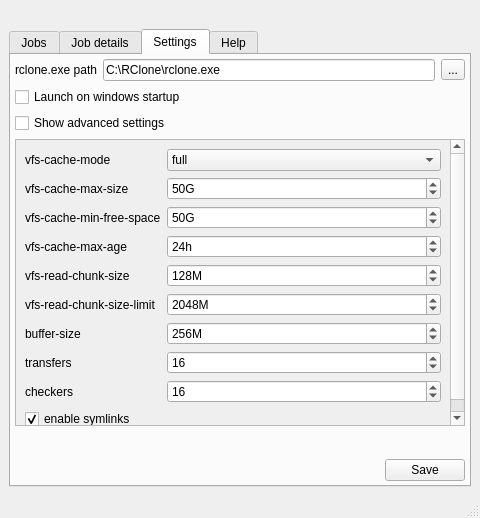
<?xml version="1.0" encoding="UTF-8"?>
<ui version="4.0">
 <class>MainWindow</class>
 <widget class="QMainWindow" name="MainWindow">
  <property name="windowModality">
   <enum>Qt::WindowModality::NonModal</enum>
  </property>
  <property name="geometry">
   <rect>
    <x>0</x>
    <y>0</y>
    <width>480</width>
    <height>518</height>
   </rect>
  </property>
  <property name="sizePolicy">
   <sizepolicy hsizetype="Fixed" vsizetype="Fixed">
    <horstretch>0</horstretch>
    <verstretch>0</verstretch>
   </sizepolicy>
  </property>
  <property name="minimumSize">
   <size>
    <width>480</width>
    <height>480</height>
   </size>
  </property>
  <property name="maximumSize">
   <size>
    <width>99999</width>
    <height>99999</height>
   </size>
  </property>
  <property name="baseSize">
   <size>
    <width>480</width>
    <height>480</height>
   </size>
  </property>
  <property name="acceptDrops">
   <bool>false</bool>
  </property>
  <property name="windowTitle">
   <string>OneClone</string>
  </property>
  <property name="windowIcon">
   <iconset resource="../resources.qrc">
    <normaloff>:/resources/favicon.svg</normaloff>:/resources/favicon.svg</iconset>
  </property>
  <property name="locale">
   <locale language="English" country="AmericanSamoa"/>
  </property>
  <property name="animated">
   <bool>true</bool>
  </property>
  <widget class="QWidget" name="centralwidget">
   <layout class="QVBoxLayout" name="verticalLayout_3">
    <item>
     <widget class="QLabel" name="logo">
      <property name="text">
       <string/>
      </property>
      <property name="pixmap">
       <pixmap resource="../resources.qrc">:/resources/logo.svg</pixmap>
      </property>
      <property name="scaledContents">
       <bool>false</bool>
      </property>
      <property name="alignment">
       <set>Qt::AlignmentFlag::AlignCenter</set>
      </property>
     </widget>
    </item>
    <item>
     <widget class="QTabWidget" name="tabWidget">
      <property name="currentIndex">
       <number>2</number>
      </property>
      <widget class="QWidget" name="tabList">
       <attribute name="title">
        <string>Jobs</string>
       </attribute>
       <layout class="QVBoxLayout" name="verticalLayout">
        <property name="leftMargin">
         <number>4</number>
        </property>
        <property name="topMargin">
         <number>4</number>
        </property>
        <property name="rightMargin">
         <number>4</number>
        </property>
        <property name="bottomMargin">
         <number>4</number>
        </property>
        <item>
         <widget class="QScrollArea" name="jobsScrollArea">
          <property name="widgetResizable">
           <bool>true</bool>
          </property>
          <widget class="QWidget" name="jobsList">
           <property name="geometry">
            <rect>
             <x>0</x>
             <y>0</y>
             <width>454</width>
             <height>329</height>
            </rect>
           </property>
           <layout class="QVBoxLayout" name="verticalLayout_2">
            <property name="spacing">
             <number>0</number>
            </property>
            <property name="leftMargin">
             <number>0</number>
            </property>
            <property name="topMargin">
             <number>0</number>
            </property>
            <property name="rightMargin">
             <number>0</number>
            </property>
            <property name="bottomMargin">
             <number>0</number>
            </property>
            <item>
             <spacer name="verticalSpacer_2">
              <property name="orientation">
               <enum>Qt::Orientation::Vertical</enum>
              </property>
              <property name="sizeHint" stdset="0">
               <size>
                <width>20</width>
                <height>40</height>
               </size>
              </property>
             </spacer>
            </item>
           </layout>
          </widget>
         </widget>
        </item>
        <item>
         <layout class="QHBoxLayout" name="horizontalLayout_2">
          <item>
           <spacer name="horizontalSpacer_2">
            <property name="orientation">
             <enum>Qt::Orientation::Horizontal</enum>
            </property>
            <property name="sizeHint" stdset="0">
             <size>
              <width>40</width>
              <height>20</height>
             </size>
            </property>
           </spacer>
          </item>
          <item>
           <widget class="QPushButton" name="listAdd">
            <property name="text">
             <string>Add</string>
            </property>
           </widget>
          </item>
         </layout>
        </item>
       </layout>
      </widget>
      <widget class="QWidget" name="tabDetails">
       <attribute name="title">
        <string>Job details</string>
       </attribute>
       <layout class="QVBoxLayout" name="verticalLayout_4">
        <property name="leftMargin">
         <number>4</number>
        </property>
        <property name="topMargin">
         <number>4</number>
        </property>
        <property name="rightMargin">
         <number>4</number>
        </property>
        <property name="bottomMargin">
         <number>4</number>
        </property>
        <item>
         <layout class="QFormLayout" name="layout_details">
          <property name="leftMargin">
           <number>0</number>
          </property>
          <property name="topMargin">
           <number>0</number>
          </property>
          <property name="rightMargin">
           <number>0</number>
          </property>
          <property name="bottomMargin">
           <number>0</number>
          </property>
          <item row="0" column="0">
           <widget class="QLabel" name="label_name">
            <property name="text">
             <string>Name</string>
            </property>
           </widget>
          </item>
          <item row="0" column="1">
           <widget class="QLineEdit" name="name">
            <property name="toolTip">
             <string>Give a name for the job</string>
            </property>
           </widget>
          </item>
          <item row="1" column="0">
           <widget class="QLabel" name="label_type">
            <property name="text">
             <string>Type</string>
            </property>
           </widget>
          </item>
          <item row="1" column="1">
           <widget class="QComboBox" name="type">
            <property name="currentIndex">
             <number>0</number>
            </property>
            <property name="maxVisibleItems">
             <number>4</number>
            </property>
            <property name="maxCount">
             <number>4</number>
            </property>
            <item>
             <property name="text">
              <string>mount</string>
             </property>
            </item>
            <item>
             <property name="text">
              <string>sync</string>
             </property>
            </item>
            <item>
             <property name="text">
              <string>copy</string>
             </property>
            </item>
           </widget>
          </item>
          <item row="2" column="1">
           <widget class="QCheckBox" name="autostart">
            <property name="toolTip">
             <string>If enabled, the job will run automatically when you open the app</string>
            </property>
            <property name="text">
             <string>Run automatically when app starts</string>
            </property>
           </widget>
          </item>
          <item row="3" column="0" colspan="2">
           <widget class="Line" name="line">
            <property name="orientation">
             <enum>Qt::Orientation::Horizontal</enum>
            </property>
           </widget>
          </item>
          <item row="4" column="0">
           <widget class="QLabel" name="label_local">
            <property name="text">
             <string>Local</string>
            </property>
           </widget>
          </item>
          <item row="4" column="1">
           <layout class="QHBoxLayout" name="layout_local">
            <item>
             <widget class="QLineEdit" name="local">
              <property name="toolTip">
               <string>Specify a folder, drive letter, or network mount path</string>
              </property>
             </widget>
            </item>
            <item>
             <widget class="QToolButton" name="localSelect">
              <property name="text">
               <string>...</string>
              </property>
             </widget>
            </item>
           </layout>
          </item>
          <item row="5" column="0">
           <widget class="QLabel" name="label_remote">
            <property name="text">
             <string>Remote</string>
            </property>
           </widget>
          </item>
          <item row="5" column="1">
           <widget class="QLineEdit" name="remote">
            <property name="toolTip">
             <string>Specify the remote folder of the job (RClone needs to be set up correctly to work)</string>
            </property>
           </widget>
          </item>
          <item row="6" column="1">
           <widget class="QCheckBox" name="readOnly">
            <property name="toolTip">
             <string>If enabled, the mounted folder will be read-only. Not relevant for sync jobs</string>
            </property>
            <property name="text">
             <string>Read only</string>
            </property>
           </widget>
          </item>
          <item row="7" column="0" colspan="2">
           <widget class="Line" name="line_2">
            <property name="orientation">
             <enum>Qt::Orientation::Horizontal</enum>
            </property>
           </widget>
          </item>
          <item row="8" column="0">
           <widget class="QLabel" name="label_output">
            <property name="text">
             <string>Output</string>
            </property>
           </widget>
          </item>
          <item row="8" column="1">
           <widget class="QTextBrowser" name="output">
            <property name="acceptRichText">
             <bool>false</bool>
            </property>
            <property name="openLinks">
             <bool>false</bool>
            </property>
           </widget>
          </item>
         </layout>
        </item>
        <item>
         <layout class="QHBoxLayout" name="layout_buttons" stretch="1,0,0">
          <item>
           <spacer name="spacer_buttons">
            <property name="orientation">
             <enum>Qt::Orientation::Horizontal</enum>
            </property>
            <property name="sizeHint" stdset="0">
             <size>
              <width>40</width>
              <height>20</height>
             </size>
            </property>
           </spacer>
          </item>
          <item>
           <widget class="QPushButton" name="details_save">
            <property name="text">
             <string>Save</string>
            </property>
           </widget>
          </item>
          <item>
           <widget class="QPushButton" name="details_delete">
            <property name="text">
             <string>Delete</string>
            </property>
           </widget>
          </item>
         </layout>
        </item>
       </layout>
      </widget>
      <widget class="QWidget" name="tabSettings">
       <attribute name="title">
        <string>Settings</string>
       </attribute>
       <layout class="QVBoxLayout" name="verticalLayout_6">
        <property name="leftMargin">
         <number>4</number>
        </property>
        <property name="topMargin">
         <number>4</number>
        </property>
        <property name="rightMargin">
         <number>4</number>
        </property>
        <property name="bottomMargin">
         <number>4</number>
        </property>
        <item>
         <layout class="QHBoxLayout" name="layout_rclone">
          <item>
           <widget class="QLabel" name="label_rclone">
            <property name="text">
             <string>rclone.exe path</string>
            </property>
           </widget>
          </item>
          <item>
           <widget class="QLineEdit" name="rclone">
            <property name="toolTip">
             <string>Path to the rclone executable</string>
            </property>
            <property name="text">
             <string>C:\RClone\rclone.exe</string>
            </property>
           </widget>
          </item>
          <item>
           <widget class="QToolButton" name="rcloneSelect">
            <property name="text">
             <string>...</string>
            </property>
           </widget>
          </item>
         </layout>
        </item>
        <item>
         <widget class="QCheckBox" name="startupLaunch">
          <property name="text">
           <string>Launch on windows startup</string>
          </property>
         </widget>
        </item>
        <item>
         <widget class="QCheckBox" name="advanced">
          <property name="text">
           <string>Show advanced settings</string>
          </property>
         </widget>
        </item>
        <item>
         <widget class="QScrollArea" name="advancedFrame">
          <property name="widgetResizable">
           <bool>true</bool>
          </property>
          <widget class="QWidget" name="scrollAreaWidgetContents">
           <property name="geometry">
            <rect>
             <x>0</x>
             <y>0</y>
             <width>444</width>
             <height>255</height>
            </rect>
           </property>
           <layout class="QFormLayout" name="formLayout_2">
            <item row="0" column="1">
             <widget class="QComboBox" name="cacheMode">
              <property name="currentIndex">
               <number>3</number>
              </property>
              <item>
               <property name="text">
                <string>off</string>
               </property>
              </item>
              <item>
               <property name="text">
                <string>minimal</string>
               </property>
              </item>
              <item>
               <property name="text">
                <string>writes</string>
               </property>
              </item>
              <item>
               <property name="text">
                <string>full</string>
               </property>
              </item>
             </widget>
            </item>
            <item row="0" column="0">
             <widget class="QLabel" name="label_cacheMode">
              <property name="text">
               <string>vfs-cache-mode</string>
              </property>
             </widget>
            </item>
            <item row="1" column="1">
             <widget class="QSpinBox" name="cacheMaxSize">
              <property name="suffix">
               <string>G</string>
              </property>
              <property name="maximum">
               <number>999999</number>
              </property>
              <property name="value">
               <number>50</number>
              </property>
             </widget>
            </item>
            <item row="1" column="0">
             <widget class="QLabel" name="label_cacheMaxSize">
              <property name="text">
               <string>vfs-cache-max-size</string>
              </property>
             </widget>
            </item>
            <item row="9" column="0">
             <widget class="QCheckBox" name="links">
              <property name="text">
               <string>enable symlinks</string>
              </property>
              <property name="checked">
               <bool>true</bool>
              </property>
             </widget>
            </item>
            <item row="8" column="0">
             <widget class="QLabel" name="label_checkers">
              <property name="text">
               <string>checkers</string>
              </property>
             </widget>
            </item>
            <item row="8" column="1">
             <widget class="QSpinBox" name="checkers">
              <property name="value">
               <number>16</number>
              </property>
             </widget>
            </item>
            <item row="7" column="0">
             <widget class="QLabel" name="label_transfers">
              <property name="text">
               <string>transfers</string>
              </property>
             </widget>
            </item>
            <item row="7" column="1">
             <widget class="QSpinBox" name="transfers">
              <property name="value">
               <number>16</number>
              </property>
             </widget>
            </item>
            <item row="6" column="0">
             <widget class="QLabel" name="label_bufferSize">
              <property name="text">
               <string>buffer-size</string>
              </property>
             </widget>
            </item>
            <item row="6" column="1">
             <widget class="QSpinBox" name="bufferSize">
              <property name="suffix">
               <string>M</string>
              </property>
              <property name="maximum">
               <number>999999</number>
              </property>
              <property name="value">
               <number>256</number>
              </property>
             </widget>
            </item>
            <item row="5" column="0">
             <widget class="QLabel" name="label_readChunkSizeLimit">
              <property name="text">
               <string>vfs-read-chunk-size-limit</string>
              </property>
             </widget>
            </item>
            <item row="5" column="1">
             <widget class="QSpinBox" name="readChunkSizeLimit">
              <property name="suffix">
               <string>M</string>
              </property>
              <property name="maximum">
               <number>999999</number>
              </property>
              <property name="value">
               <number>2048</number>
              </property>
             </widget>
            </item>
            <item row="4" column="0">
             <widget class="QLabel" name="label_readChunkSize">
              <property name="text">
               <string>vfs-read-chunk-size</string>
              </property>
             </widget>
            </item>
            <item row="4" column="1">
             <widget class="QSpinBox" name="readChunkSize">
              <property name="suffix">
               <string>M</string>
              </property>
              <property name="maximum">
               <number>999999</number>
              </property>
              <property name="value">
               <number>128</number>
              </property>
             </widget>
            </item>
            <item row="3" column="0">
             <widget class="QLabel" name="label_cacheMaxAge">
              <property name="text">
               <string>vfs-cache-max-age</string>
              </property>
             </widget>
            </item>
            <item row="3" column="1">
             <widget class="QSpinBox" name="cacheMaxAge">
              <property name="suffix">
               <string>h</string>
              </property>
              <property name="maximum">
               <number>240</number>
              </property>
              <property name="value">
               <number>24</number>
              </property>
             </widget>
            </item>
            <item row="2" column="0">
             <widget class="QLabel" name="label_cacheMinFreeSpace">
              <property name="text">
               <string>vfs-cache-min-free-space</string>
              </property>
             </widget>
            </item>
            <item row="2" column="1">
             <widget class="QSpinBox" name="cacheMinFreeSpace">
              <property name="suffix">
               <string>G</string>
              </property>
              <property name="maximum">
               <number>999999</number>
              </property>
              <property name="value">
               <number>50</number>
              </property>
             </widget>
            </item>
           </layout>
          </widget>
         </widget>
        </item>
        <item>
         <spacer name="verticalSpacer">
          <property name="orientation">
           <enum>Qt::Orientation::Vertical</enum>
          </property>
          <property name="sizeHint" stdset="0">
           <size>
            <width>20</width>
            <height>40</height>
           </size>
          </property>
         </spacer>
        </item>
        <item>
         <layout class="QHBoxLayout" name="horizontalLayout">
          <item>
           <spacer name="horizontalSpacer">
            <property name="orientation">
             <enum>Qt::Orientation::Horizontal</enum>
            </property>
            <property name="sizeHint" stdset="0">
             <size>
              <width>40</width>
              <height>20</height>
             </size>
            </property>
           </spacer>
          </item>
          <item>
           <widget class="QPushButton" name="settings_save">
            <property name="text">
             <string>Save</string>
            </property>
           </widget>
          </item>
         </layout>
        </item>
       </layout>
      </widget>
      <widget class="QWidget" name="tabHelp">
       <attribute name="title">
        <string>Help</string>
       </attribute>
       <layout class="QVBoxLayout" name="verticalLayout_5">
        <property name="leftMargin">
         <number>4</number>
        </property>
        <property name="topMargin">
         <number>4</number>
        </property>
        <property name="rightMargin">
         <number>4</number>
        </property>
        <property name="bottomMargin">
         <number>4</number>
        </property>
        <item>
         <widget class="QTextBrowser" name="textBrowser">
          <property name="html">
           <string>&lt;!DOCTYPE HTML PUBLIC &quot;-//W3C//DTD HTML 4.0//EN&quot; &quot;http://www.w3.org/TR/REC-html40/strict.dtd&quot;&gt;
&lt;html&gt;&lt;head&gt;&lt;meta name=&quot;qrichtext&quot; content=&quot;1&quot; /&gt;&lt;meta charset=&quot;utf-8&quot; /&gt;&lt;style type=&quot;text/css&quot;&gt;
p, li { white-space: pre-wrap; }
hr { height: 1px; border-width: 0; }
li.unchecked::marker { content: &quot;\2610&quot;; }
li.checked::marker { content: &quot;\2612&quot;; }
&lt;/style&gt;&lt;/head&gt;&lt;body style=&quot; font-family:'Segoe UI'; font-size:9pt; font-weight:400; font-style:normal;&quot;&gt;
&lt;p style=&quot; margin-top:0px; margin-bottom:0px; margin-left:0px; margin-right:0px; -qt-block-indent:0; text-indent:0px;&quot;&gt;This interface is designed to help you temporarily mount cloud storage connections to the computer.&lt;/p&gt;
&lt;p style=&quot; margin-top:0px; margin-bottom:0px; margin-left:0px; margin-right:0px; -qt-block-indent:0; text-indent:0px;&quot;&gt;For detailed information on the specificaition of the mount parameters, please refer to the official RClone documentation.&lt;/p&gt;
&lt;p style=&quot;-qt-paragraph-type:empty; margin-top:0px; margin-bottom:0px; margin-left:0px; margin-right:0px; -qt-block-indent:0; text-indent:0px; font-weight:700;&quot;&gt;&lt;br /&gt;&lt;/p&gt;
&lt;p style=&quot; margin-top:0px; margin-bottom:0px; margin-left:0px; margin-right:0px; -qt-block-indent:0; text-indent:0px;&quot;&gt;&lt;span style=&quot; font-weight:700;&quot;&gt;How to set up:&lt;/span&gt;&lt;/p&gt;
&lt;p style=&quot; margin-top:0px; margin-bottom:0px; margin-left:0px; margin-right:0px; -qt-block-indent:0; text-indent:0px;&quot;&gt;1. Use official guides to set up rclone. You should be able to run rclone commands manually from the command line before using this interface.&lt;/p&gt;
&lt;p style=&quot; margin-top:0px; margin-bottom:0px; margin-left:0px; margin-right:0px; -qt-block-indent:0; text-indent:0px;&quot;&gt;2. Go to the settings tab and ensure the executable path for rclone is correct&lt;/p&gt;
&lt;p style=&quot; margin-top:0px; margin-bottom:0px; margin-left:0px; margin-right:0px; -qt-block-indent:0; text-indent:0px;&quot;&gt;3. Go to the mounts list and add the cloud connections you plan to use&lt;/p&gt;
&lt;p style=&quot; margin-top:0px; margin-bottom:0px; margin-left:0px; margin-right:0px; -qt-block-indent:0; text-indent:0px;&quot;&gt;4. Double click a mount in the list to edit/remove it&lt;/p&gt;
&lt;p style=&quot; margin-top:0px; margin-bottom:0px; margin-left:0px; margin-right:0px; -qt-block-indent:0; text-indent:0px;&quot;&gt;5. Use the start/stop buttons to handle your cloud connections&lt;/p&gt;
&lt;p style=&quot;-qt-paragraph-type:empty; margin-top:0px; margin-bottom:0px; margin-left:0px; margin-right:0px; -qt-block-indent:0; text-indent:0px;&quot;&gt;&lt;br /&gt;&lt;/p&gt;
&lt;p style=&quot; margin-top:0px; margin-bottom:0px; margin-left:0px; margin-right:0px; -qt-block-indent:0; text-indent:0px;&quot;&gt;&lt;span style=&quot; font-weight:700;&quot;&gt;Support:&lt;/span&gt;&lt;/p&gt;
&lt;p style=&quot; margin-top:0px; margin-bottom:0px; margin-left:0px; margin-right:0px; -qt-block-indent:0; text-indent:0px;&quot;&gt;For support about this interface contact&lt;/p&gt;
&lt;p style=&quot; margin-top:0px; margin-bottom:0px; margin-left:0px; margin-right:0px; -qt-block-indent:0; text-indent:0px;&quot;&gt;Nicola Durighetto &amp;lt;nicola.durighetto@oulu.fi&amp;gt;&lt;/p&gt;
&lt;p style=&quot;-qt-paragraph-type:empty; margin-top:0px; margin-bottom:0px; margin-left:0px; margin-right:0px; -qt-block-indent:0; text-indent:0px;&quot;&gt;&lt;br /&gt;&lt;/p&gt;&lt;/body&gt;&lt;/html&gt;</string>
          </property>
         </widget>
        </item>
       </layout>
      </widget>
     </widget>
    </item>
   </layout>
  </widget>
  <widget class="QStatusBar" name="statusbar"/>
 </widget>
 <resources>
  <include location="../resources.qrc"/>
 </resources>
 <connections/>
</ui>
